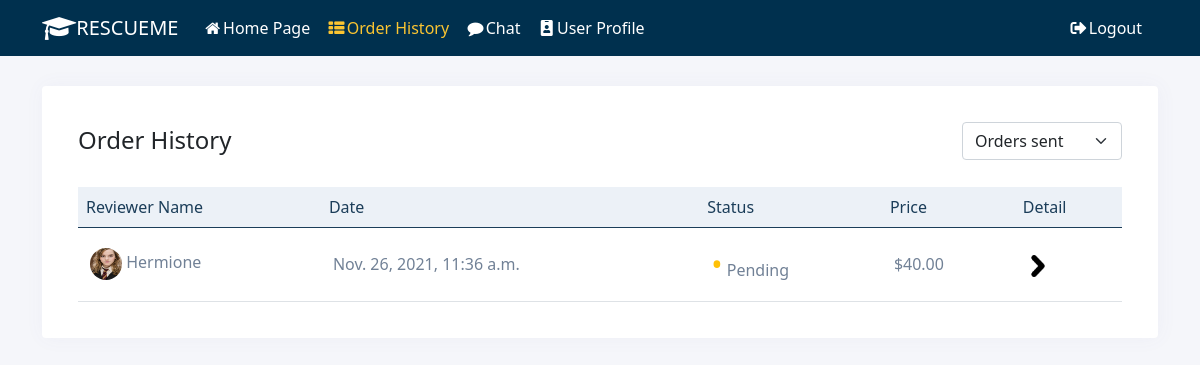
Before: /order/ (signed in) with the older database file.
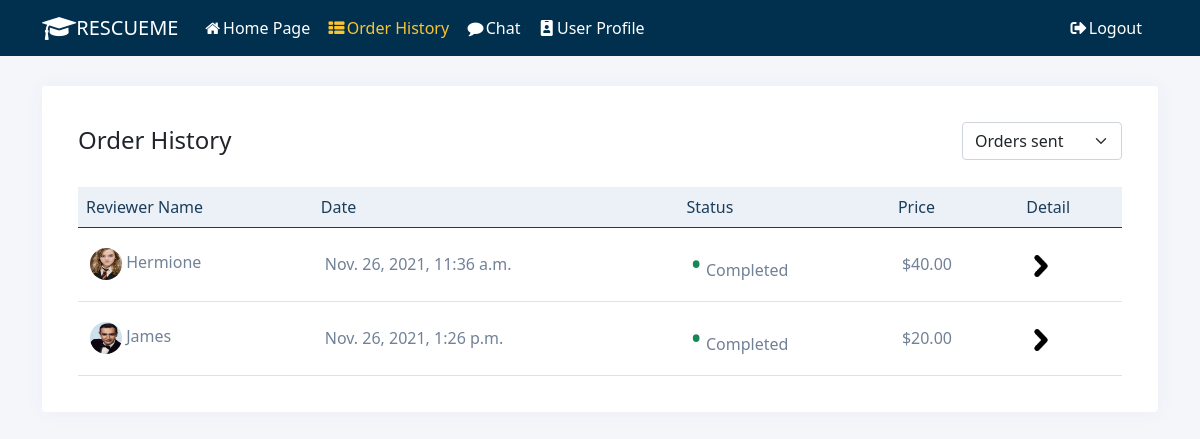
After: the same page with the newer database file.
### resume_review/models.py (models this page shows)
class Order(models.Model):
    PENDING = 'Pending'
    ACCEPT = 'Accepted'
    REJECT = 'Cancelled'
    COMPLETE = 'Completed'
    Order_State = [
        (PENDING, 'Pending'),
        (ACCEPT, 'Accepted'),
        (REJECT, 'Cancelled'),
        (COMPLETE, 'Completed'),
    ]
    account = models.ForeignKey(Account, on_delete=models.PROTECT)
    reviewer = models.ForeignKey(Reviewer, on_delete=models.PROTECT)
    create_at = models.DateTimeField(null=False, default=timezone.now)
    finished_at = models.DateTimeField(null=True, default=None)
    state = models.CharField(
        max_length=100, choices=Order_State, default=PENDING)
    resume = models.FileField(upload_to='resumes', null=True)

class Reviewer(models.Model):
    account = models.ForeignKey(Account, on_delete=models.CASCADE)
    price = models.DecimalField(max_digits=6, decimal_places=2, default=0)
    specialized_field = models.CharField(max_length=255)
    self_intro = models.TextField()
    DELIVERY_TIME_CHOICES = [
        ('delivery_1', 'One week'),
        ('delivery_2', 'Two weeks'),
        ('delivery_3', 'Three weeks'),
        ('delivery_4', 'Four weeks or more'),
    ]
    rate = models.FloatField(default=0)
    delivery_time = models.CharField(
        max_length=255, choices=DELIVERY_TIME_CHOICES, default='delivery_1')

class Account(models.Model):
    FRESHMEN = 'Freshmen'
    SOPHOMORE = 'Sophomore'
    JUNIOR = 'Junior'
    SENIOR = 'Senior'
    GRADUATE = 'Graduate'
    ACADEMIC_STANDING = [
        (FRESHMEN, 'Freshmen'),
        (SOPHOMORE, 'Sophomore'),
        (JUNIOR, 'Junior'),
        (SENIOR, 'Senior'),
        (GRADUATE, 'Graduate'),
    ]
    MAJOR = source_api.get_major_list()
    user = models.ForeignKey(User, on_delete=models.CASCADE)
    first_name = models.CharField(max_length=255)
    last_name = models.CharField(max_length=255)
    major = models.CharField(max_length=255, choices=MAJOR)
    academic = models.CharField(
        max_length=255, choices=ACADEMIC_STANDING)
    phone = models.CharField(max_length=12)
    create_at = models.DateField(auto_now=True)
    avatar = models.ImageField(
        upload_to='profile_pic', null=True, default='user.png')

### resume_review/views.py (the view)
# urls.py: path('order/', views.OrderPageView.as_view(), name='order'),
class OrderPageView(TemplateView):
    template_name = "order.html"
    def get(self, request, *args, **kwargs):
        context = self.get_context_data(**kwargs)
        if not self.request.user.is_authenticated:
            return HttpResponseRedirect('/')
        return self.render_to_response(context)
    def get_context_data(self, **kwargs):
        context = super().get_context_data(**kwargs)
        user = self.request.user
        current_account = user_api.get_account_by_user(user)
        user_order = Order.objects.filter(account=current_account)
        current_reviewer = user_api.get_reviewer_by_account(current_account)
        reviewer_order = Order.objects.filter(
            reviewer=current_reviewer) if current_reviewer is not None else None
        context['user_order'] = user_order
        context['reviewer_order'] = reviewer_order
        return context

### resume_review/user_api.py (called while the page is built)
def get_reviewer_by_account(account):
    try:
        reviewers = Reviewer.objects.filter(account=account)
        if len(reviewers) == 0:
            logger.error('cannot find reviewer for %s' % account.user)
            return None
        return reviewers[0]
    except:
        logger.error('get_reviewer_by_account failed')
    return None

def get_account_by_user(user):
    try:
        accounts = Account.objects.filter(user=user)
        if len(accounts) == 0:
            logger.error('cannot find account for user %s' % user)
            return None
        return accounts[0]
    except:
        logger.error('get_account_by_user failed')
    return None

### resume_review/templates/order.html (shortened to what this page needs)
{% extends "base.html" %}
{% load static %}
{% block content %}
<link rel="stylesheet" href="{% static 'css/orderpage.css' %}" />
<div class="container">
    <div class="row">
        <div class="col-xl-12">
            <div class="card">
                <div class="card-body">
                    <div class="row mb-2">
                        <div class="col-sm-9"><h4 class="header-title pb-3 mt-1">Order History</h4></div>
                        <div class="col-sm-3">
                            <select class="form-select" id="order-select" style="width:160px;float:right">
                                <option>Orders sent</option>
                            </select>
                        </div>
                    </div>
                    <div class="table-responsive">
                        <table class="table table-hover mb-0" id="reviewer-table">
                    <thead>
                        <tr>
                            <th>Reviewer Name</th>
                            <th>Date</th>
                            <th>Status</th>
                            <th>Price</th>
                            <th>Detail</th>
                        </tr>
                    </thead>
                    <tbody>
                        {% for order in user_order %}
                        <tr data-href= "/order_detail/?order_id={{ order.id }}">
                            <td><img src="{{order.reviewer.account.avatar.url}}" alt="" class="thumb-sm rounded-circle mr-2">  {{ order.reviewer.account.first_name }}</td>
                            <td>{{ order.create_at }}</td>
                            <td id = "status-of-order">
                            <span class="status {{ order.state }}">•</span>
                            {{ order.state }}
                            </td>
                            <td>${{ order.reviewer.price }}</td>
                            <td class='go-to-detail'>
                                <a href="/order_detail/?order_id={{ order.id }}"> <img src="{% static 'img/right-arrow.png' %}"></a>
                            </td>
                        </tr>
                        {% endfor %}
                    </tbody>
                </table>
                </div>
            </div>
        </div>
    </div>
</div>
{% endblock %}

Changed rows visible on the page:
changed Order "Nov. 26, 2021, 11:36 a.m.": state "Pending" → "Completed"
added Order: reviewer.account.avatar (picture), reviewer.account.first_name "James", create_at "Nov. 26, 2021, 1:26 p.m.", state "Completed", reviewer.price "20.00"
